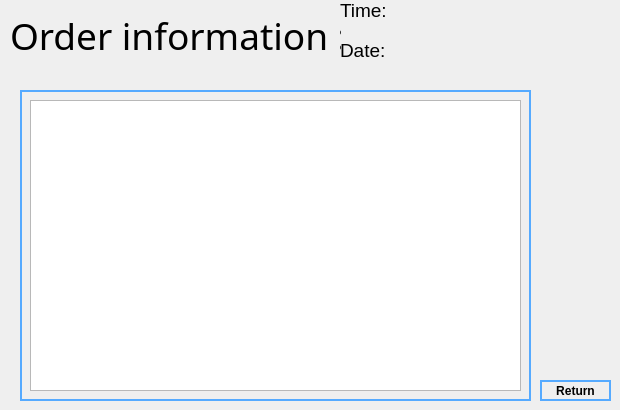
      <widget class="QWidget" name="ViewOrder">
       <attribute name="title">
        <string>ViewOrder</string>
       </attribute>
       <widget class="QLabel" name="label_327">
        <property name="geometry">
         <rect>
          <x>340</x>
          <y>40</y>
          <width>47</width>
          <height>21</height>
         </rect>
        </property>
        <property name="font">
         <font>
          <pointsize>14</pointsize>
         </font>
        </property>
        <property name="text">
         <string>Date:</string>
        </property>
       </widget>
       <widget class="QLabel" name="label_328">
        <property name="geometry">
         <rect>
          <x>340</x>
          <y>0</y>
          <width>47</width>
          <height>21</height>
         </rect>
        </property>
        <property name="font">
         <font>
          <pointsize>14</pointsize>
         </font>
        </property>
        <property name="text">
         <string>Time:</string>
        </property>
       </widget>
       <widget class="QFrame" name="frame_70">
        <property name="geometry">
         <rect>
          <x>20</x>
          <y>90</y>
          <width>511</width>
          <height>311</height>
         </rect>
        </property>
        <property name="styleSheet">
         <string notr="true">#frame_70
{
	border:2px solid rgb(85, 170, 255);
}</string>
        </property>
        <property name="frameShape">
         <enum>QFrame::StyledPanel</enum>
        </property>
        <property name="frameShadow">
         <enum>QFrame::Raised</enum>
        </property>
        <widget class="QTableView" name="orderinfo">
         <property name="geometry">
          <rect>
           <x>10</x>
           <y>10</y>
           <width>491</width>
           <height>291</height>
          </rect>
         </property>
        </widget>
       </widget>
       <widget class="QLabel" name="label_329">
        <property name="geometry">
         <rect>
          <x>10</x>
          <y>0</y>
          <width>331</width>
          <height>71</height>
         </rect>
        </property>
        <property name="font">
         <font>
          <family>Arial Rounded MT Bold</family>
          <pointsize>28</pointsize>
         </font>
        </property>
        <property name="text">
         <string>Order information :</string>
        </property>
       </widget>
       <widget class="QPushButton" name="return_9">
        <property name="geometry">
         <rect>
          <x>540</x>
          <y>380</y>
          <width>71</width>
          <height>21</height>
         </rect>
        </property>
        <property name="font">
         <font>
          <family>Arial</family>
          <weight>75</weight>
          <bold>true</bold>
         </font>
        </property>
        <property name="styleSheet">
         <string notr="true">#return_9
{
	border-radius:15px;
	background:transparent;
	border:2px solid rgb(85, 170, 255);
}

#return_9:hover
{
	background:rgb(85, 170, 255);
}</string>
        </property>
        <property name="text">
         <string>Return</string>
        </property>
       </widget>
       <widget class="QLabel" name="date_3">
        <property name="geometry">
         <rect>
          <x>390</x>
          <y>40</y>
          <width>131</width>
          <height>21</height>
         </rect>
        </property>
        <property name="text">
         <string/>
        </property>
       </widget>
       <widget class="QLabel" name="time_5">
        <property name="geometry">
         <rect>
          <x>390</x>
          <y>0</y>
          <width>141</width>
          <height>21</height>
         </rect>
        </property>
        <property name="text">
         <string/>
        </property>
       </widget>
      </widget>
